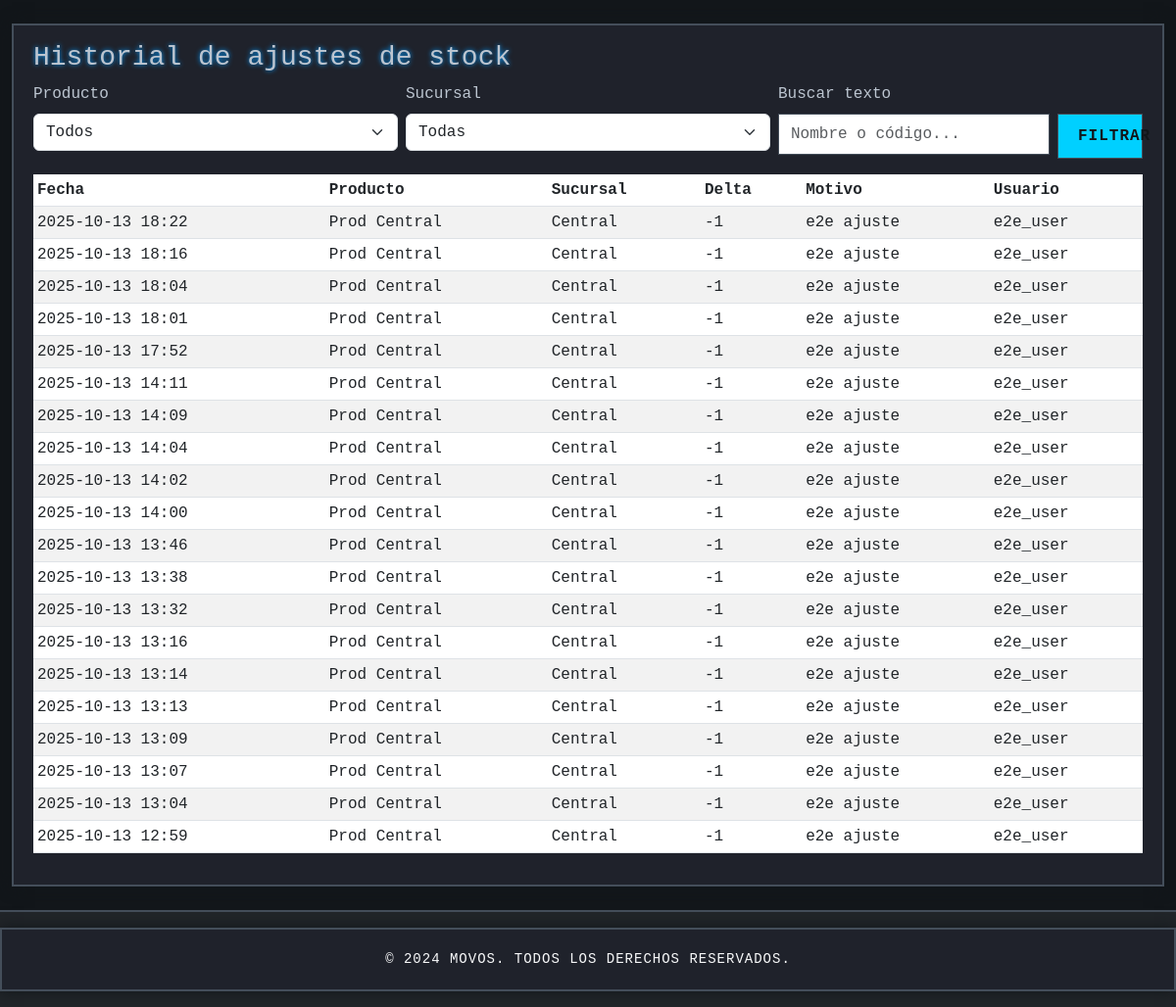
The page /products/stock/adjust/history/ on the database its author committed.
### products/models.py (models this page shows, shortened)
class AjusteStock(models.Model):
    producto = models.ForeignKey('Product', on_delete=models.CASCADE, related_name='ajustes_stock')
    sucursal = models.ForeignKey(Sucursal, on_delete=models.CASCADE, related_name='ajustes_stock')
    cantidad_delta = models.IntegerField(verbose_name="Variación de Stock")
    motivo = models.CharField(max_length=255, blank=True, null=True)
    fecha = models.DateTimeField(auto_now_add=True)
    usuario = models.ForeignKey(settings.AUTH_USER_MODEL, on_delete=models.SET_NULL, null=True, blank=True)
    class Meta:
        ordering = ['-fecha']
        verbose_name = 'Ajuste de Stock'
        verbose_name_plural = 'Ajustes de Stock'

class Product(models.Model):
    nombre = models.CharField(max_length=255, verbose_name="Nombre del Producto", blank=True, null=True)
    descripcion = models.TextField(verbose_name="Descripción", blank=True, null=True)
    producto_id = models.CharField(max_length=255, unique=True, verbose_name="Código 1")
    codigo_alternativo = models.CharField(max_length=255, verbose_name="Código 2", blank=True, null=True)
    fecha_ingreso_producto = models.DateField(verbose_name="Fecha de Ingreso", blank=True, null=True)
    precio_compra = models.DecimalField(max_digits=10, decimal_places=2, verbose_name="Precio de Compra", default=Decimal('0.00'))
    precio_venta = models.DecimalField(max_digits=10, decimal_places=2, verbose_name="Precio de Venta", default=Decimal('0.00'))
    cantidad = models.IntegerField(
        verbose_name="Cantidad",
        default=0,
        validators=[MinValueValidator(0)]
    )
    stock = models.IntegerField(
        verbose_name="Stock",
        default=0,
        validators=[MinValueValidator(0)]
    )
    codigo_barras = models.CharField(max_length=255, verbose_name="Código de Barras", blank=True, null=True)
    permitir_venta_sin_stock = models.BooleanField(default=True, verbose_name="Permitir Venta sin Stock")
    sucursal = models.ForeignKey(Sucursal, on_delete=models.CASCADE, related_name='productos', blank=True, null=True)
    class Meta:
        verbose_name = "Producto"
        verbose_name_plural = "Productos"

### sucursales/models.py (models this page shows, shortened)
class Sucursal(models.Model):
    nombre = models.CharField(max_length=255)
    direccion = models.CharField(max_length=500, blank=True, null=True)
    telefono = models.CharField(max_length=50, blank=True, null=True)
    low_stock_threshold = models.PositiveIntegerField(default=0, help_text="0 usa el umbral global")

### auth_app/models.py (models this page shows, shortened)
class User(AbstractUser):
    is_admin = models.BooleanField(default=False)
    is_employee = models.BooleanField(default=True)
    sucursales_autorizadas = models.ManyToManyField(
        Sucursal,
        blank=True,
        related_name='usuarios_autorizados',
        help_text="Sucursales en las que el usuario puede abrir cajas (solo para usuarios no administradores)."
    )

### products/views.py (the view)
# urls.py: path('stock/adjust/history/', views.adjust_history, name='adjust_history'),
def adjust_history(request):
    productos = Product.objects.all().order_by('nombre')
    sucursales = Sucursal.objects.all().order_by('nombre')
    qs = AjusteStock.objects.select_related('producto', 'sucursal', 'usuario').all()
    prod = request.GET.get('producto')
    suc = request.GET.get('sucursal')
    q_text = (request.GET.get('q') or '').strip()
    if prod:
        qs = qs.filter(producto_id=prod)
    if suc:
        qs = qs.filter(sucursal_id=suc)
    if q_text:
        qs = qs.filter(
            Q(producto__nombre__icontains=q_text) |
            Q(producto__producto_id__icontains=q_text) |
            Q(producto__codigo_alternativo__icontains=q_text)
        )
    qs = qs.order_by('-fecha')
    return render(request, 'products/adjust_history.html', {
        'ajustes': qs[:200],
        'productos': productos,
        'sucursales': sucursales,
        'producto_sel': prod,
        'sucursal_sel': suc,
        'q_text': q_text,
    })

### products/templates/products/adjust_history.html (shortened to what this page needs)
{% extends 'base.html' %}
{% block content %}
<div class="container content-max py-3">
  <h3>Historial de ajustes de stock</h3>
  <form class="row g-2 mb-3" method="get">
    <div class="col-md-4">
      <label class="form-label">Producto</label>
      <select name="producto" class="form-select">
        <option value="">Todos</option>
      </select>
    </div>
    <div class="col-md-4">
      <label class="form-label">Sucursal</label>
      <select name="sucursal" class="form-select">
        <option value="">Todas</option>
      </select>
    </div>
    <div class="col-md-3">
      <label class="form-label">Buscar texto</label>
      <input type="text" name="q" value="{{ q_text }}" class="form-control" placeholder="Nombre o código...">
    </div>
    <div class="col-md-1">
      <label class="form-label">&nbsp;</label>
      <button class="btn btn-primary w-100" type="submit">Filtrar</button>
    </div>
  </form>
  <div class="table-responsive">
    <table class="table table-striped table-sm">
      <thead><tr>
        <th>Fecha</th><th>Producto</th><th>Sucursal</th><th>Delta</th><th>Motivo</th><th>Usuario</th>
      </tr></thead>
      <tbody>
        {% for a in ajustes %}
          <tr>
            <td>{{ a.fecha|date:"Y-m-d H:i" }}</td>
            <td>{{ a.producto.nombre }}</td>
            <td>{{ a.sucursal.nombre }}</td>
            <td>{% if a.cantidad_delta > 0 %}+{% endif %}{{ a.cantidad_delta }}</td>
            <td>{{ a.motivo }}</td>
            <td>{% if a.usuario %}{{ a.usuario.username }}{% else %}-{% endif %}</td>
          </tr>
        {% empty %}
          <tr><td colspan="6" class="text-center">Sin ajustes registrados</td></tr>
        {% endfor %}
      </tbody>
    </table>
  </div>
  {% if request.user.is_superuser %}
    {% url 'product_management' as back_href %}
  {% endif %}
</div>
{% endblock %}

### static/css/styles.css (style rules this page uses)
* { margin: 0; padding: 0; box-sizing: border-box; }
:root { --starcraft-bg-dark: #12161A; --starcraft-bg-medium: #1F222B; --starcraft-bg-light: #2A3038; --starcraft-border: #444E5A; --starcraft-text: #BCC5D0; --starcraft-accent: #00D0FF; --starcraft-button: #2B4E7A; --starcraft-button-hover: #4F709E; --starcraft-glow: #0099FF; --starcraft-success: #35B400; --starcraft-danger: #D80000; }
body { font-family: 'Consolas', 'Courier New', monospace; background-color: var(--starcraft-bg-dark); color: var(--starcraft-text); display: flex; flex-direction: column; min-height: 100vh; }
.container { flex: 1; max-width: 1400px; padding: 20px; background-color: var(--starcraft-bg-medium); border: 2px solid var(--starcraft-border); border-radius: 0; box-shadow: 0 0 15px var(--starcraft-bg-dark); }
h2, h3 { text-shadow: 0 0 5px var(--starcraft-glow); }
button, .btn { background-color: var(--starcraft-button); color: var(--starcraft-text); border: 1px solid var(--starcraft-border); padding: 10px 20px; font-size: 16px; border-radius: 0; cursor: pointer; transition: all 0.3s ease; text-transform: uppercase; letter-spacing: 1px; }
.btn-primary { background-color: var(--starcraft-accent); color: var(--starcraft-bg-dark); font-weight: bold; }
.form-control { background-color: white; color: black; border: 1px solid var(--starcraft-border); padding: 8px 12px; border-radius: 0; transition: all 0.2s; }
.content-max { width: 100%; max-width: 1280px; margin-left: auto; margin-right: auto; }

### rows shown on the page
AjusteStock: fecha "2025-10-13 18:22", producto.nombre "Prod Central", sucursal.nombre "Central", cantidad_delta "-1", motivo "e2e ajuste", usuario.username "e2e_user"
AjusteStock: fecha "2025-10-13 18:16", producto.nombre "Prod Central", sucursal.nombre "Central", cantidad_delta "-1", motivo "e2e ajuste", usuario.username "e2e_user"
AjusteStock: fecha "2025-10-13 18:04", producto.nombre "Prod Central", sucursal.nombre "Central", cantidad_delta "-1", motivo "e2e ajuste", usuario.username "e2e_user"
AjusteStock: fecha "2025-10-13 18:01", producto.nombre "Prod Central", sucursal.nombre "Central", cantidad_delta "-1", motivo "e2e ajuste", usuario.username "e2e_user"
AjusteStock: fecha "2025-10-13 17:52", producto.nombre "Prod Central", sucursal.nombre "Central", cantidad_delta "-1", motivo "e2e ajuste", usuario.username "e2e_user"
AjusteStock: fecha "2025-10-13 14:11", producto.nombre "Prod Central", sucursal.nombre "Central", cantidad_delta "-1", motivo "e2e ajuste", usuario.username "e2e_user"
AjusteStock: fecha "2025-10-13 14:09", producto.nombre "Prod Central", sucursal.nombre "Central", cantidad_delta "-1", motivo "e2e ajuste", usuario.username "e2e_user"
AjusteStock: fecha "2025-10-13 14:04", producto.nombre "Prod Central", sucursal.nombre "Central", cantidad_delta "-1", motivo "e2e ajuste", usuario.username "e2e_user"
AjusteStock: fecha "2025-10-13 14:02", producto.nombre "Prod Central", sucursal.nombre "Central", cantidad_delta "-1", motivo "e2e ajuste", usuario.username "e2e_user"
AjusteStock: fecha "2025-10-13 14:00", producto.nombre "Prod Central", sucursal.nombre "Central", cantidad_delta "-1", motivo "e2e ajuste", usuario.username "e2e_user"
AjusteStock: fecha "2025-10-13 13:46", producto.nombre "Prod Central", sucursal.nombre "Central", cantidad_delta "-1", motivo "e2e ajuste", usuario.username "e2e_user"
AjusteStock: fecha "2025-10-13 13:38", producto.nombre "Prod Central", sucursal.nombre "Central", cantidad_delta "-1", motivo "e2e ajuste", usuario.username "e2e_user"
AjusteStock: fecha "2025-10-13 13:32", producto.nombre "Prod Central", sucursal.nombre "Central", cantidad_delta "-1", motivo "e2e ajuste", usuario.username "e2e_user"
AjusteStock: fecha "2025-10-13 13:16", producto.nombre "Prod Central", sucursal.nombre "Central", cantidad_delta "-1", motivo "e2e ajuste", usuario.username "e2e_user"
AjusteStock: fecha "2025-10-13 13:14", producto.nombre "Prod Central", sucursal.nombre "Central", cantidad_delta "-1", motivo "e2e ajuste", usuario.username "e2e_user"
AjusteStock: fecha "2025-10-13 13:13", producto.nombre "Prod Central", sucursal.nombre "Central", cantidad_delta "-1", motivo "e2e ajuste", usuario.username "e2e_user"
AjusteStock: fecha "2025-10-13 13:09", producto.nombre "Prod Central", sucursal.nombre "Central", cantidad_delta "-1", motivo "e2e ajuste", usuario.username "e2e_user"
AjusteStock: fecha "2025-10-13 13:07", producto.nombre "Prod Central", sucursal.nombre "Central", cantidad_delta "-1", motivo "e2e ajuste", usuario.username "e2e_user"
AjusteStock: fecha "2025-10-13 13:04", producto.nombre "Prod Central", sucursal.nombre "Central", cantidad_delta "-1", motivo "e2e ajuste", usuario.username "e2e_user"
AjusteStock: fecha "2025-10-13 12:59", producto.nombre "Prod Central", sucursal.nombre "Central", cantidad_delta "-1", motivo "e2e ajuste", usuario.username "e2e_user"
